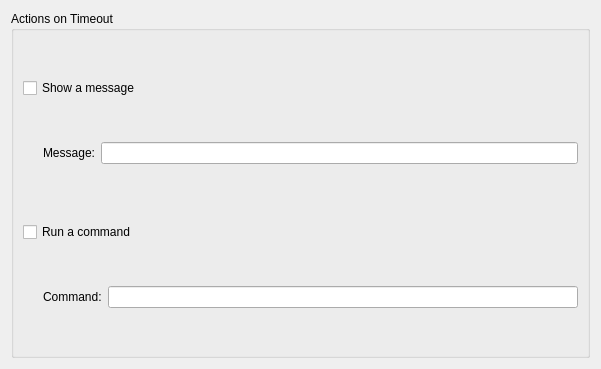
<ui version="4.0" >
 <class>timerConfig</class>
 <widget class="QWidget" name="timerConfig" >
  <property name="geometry" >
   <rect>
    <x>0</x>
    <y>0</y>
    <width>601</width>
    <height>369</height>
   </rect>
  </property>
  <layout class="QVBoxLayout" name="verticalLayout_2" >
   <item>
    <widget class="QGroupBox" name="groupBox" >
     <property name="title" >
      <string>Actions on Timeout</string>
     </property>
     <layout class="QVBoxLayout" name="verticalLayout" >
      <item>
       <widget class="QCheckBox" name="showMessageCheckBox" >
        <property name="text" >
         <string>Show a message</string>
        </property>
       </widget>
      </item>
      <item>
       <layout class="QHBoxLayout" name="horizontalLayout_3" >
        <item>
         <spacer name="horizontalSpacer_2" >
          <property name="orientation" >
           <enum>Qt::Horizontal</enum>
          </property>
          <property name="sizeType" >
           <enum>QSizePolicy::Fixed</enum>
          </property>
          <property name="sizeHint" stdset="0" >
           <size>
            <width>20</width>
            <height>20</height>
           </size>
          </property>
         </spacer>
        </item>
        <item>
         <widget class="QLabel" name="messageLabel" >
          <property name="text" >
           <string>Message:</string>
          </property>
         </widget>
        </item>
        <item>
         <widget class="KLineEdit" name="messageLineEdit" />
        </item>
       </layout>
      </item>
      <item>
       <spacer name="verticalSpacer" >
        <property name="orientation" >
         <enum>Qt::Vertical</enum>
        </property>
        <property name="sizeType" >
         <enum>QSizePolicy::Fixed</enum>
        </property>
        <property name="sizeHint" stdset="0" >
         <size>
          <width>20</width>
          <height>14</height>
         </size>
        </property>
       </spacer>
      </item>
      <item>
       <widget class="QCheckBox" name="runCommandCheckBox" >
        <property name="text" >
         <string>Run a command</string>
        </property>
       </widget>
      </item>
      <item>
       <layout class="QHBoxLayout" name="horizontalLayout_2" >
        <item>
         <spacer name="horizontalSpacer" >
          <property name="orientation" >
           <enum>Qt::Horizontal</enum>
          </property>
          <property name="sizeType" >
           <enum>QSizePolicy::Fixed</enum>
          </property>
          <property name="sizeHint" stdset="0" >
           <size>
            <width>20</width>
            <height>20</height>
           </size>
          </property>
         </spacer>
        </item>
        <item>
         <widget class="QLabel" name="commandLabel" >
          <property name="text" >
           <string>Command:</string>
          </property>
         </widget>
        </item>
        <item>
         <widget class="KLineEdit" name="commandLineEdit" />
        </item>
       </layout>
      </item>
     </layout>
    </widget>
   </item>
  </layout>
 </widget>
 <customwidgets>
  <customwidget>
   <class>KLineEdit</class>
   <extends>QLineEdit</extends>
   <header>klineedit.h</header>
  </customwidget>
 </customwidgets>
 <resources/>
 <connections>
  <connection>
   <sender>showMessageCheckBox</sender>
   <signal>toggled(bool)</signal>
   <receiver>messageLineEdit</receiver>
   <slot>setEnabled(bool)</slot>
   <hints>
    <hint type="sourcelabel" >
     <x>300</x>
     <y>228</y>
    </hint>
    <hint type="destinationlabel" >
     <x>341</x>
     <y>258</y>
    </hint>
   </hints>
  </connection>
  <connection>
   <sender>showMessageCheckBox</sender>
   <signal>toggled(bool)</signal>
   <receiver>messageLabel</receiver>
   <slot>setEnabled(bool)</slot>
   <hints>
    <hint type="sourcelabel" >
     <x>300</x>
     <y>228</y>
    </hint>
    <hint type="destinationlabel" >
     <x>64</x>
     <y>258</y>
    </hint>
   </hints>
  </connection>
  <connection>
   <sender>runCommandCheckBox</sender>
   <signal>toggled(bool)</signal>
   <receiver>commandLineEdit</receiver>
   <slot>setEnabled(bool)</slot>
   <hints>
    <hint type="sourcelabel" >
     <x>300</x>
     <y>310</y>
    </hint>
    <hint type="destinationlabel" >
     <x>343</x>
     <y>340</y>
    </hint>
   </hints>
  </connection>
  <connection>
   <sender>runCommandCheckBox</sender>
   <signal>toggled(bool)</signal>
   <receiver>commandLabel</receiver>
   <slot>setEnabled(bool)</slot>
   <hints>
    <hint type="sourcelabel" >
     <x>300</x>
     <y>310</y>
    </hint>
    <hint type="destinationlabel" >
     <x>66</x>
     <y>340</y>
    </hint>
   </hints>
  </connection>
 </connections>
</ui>
